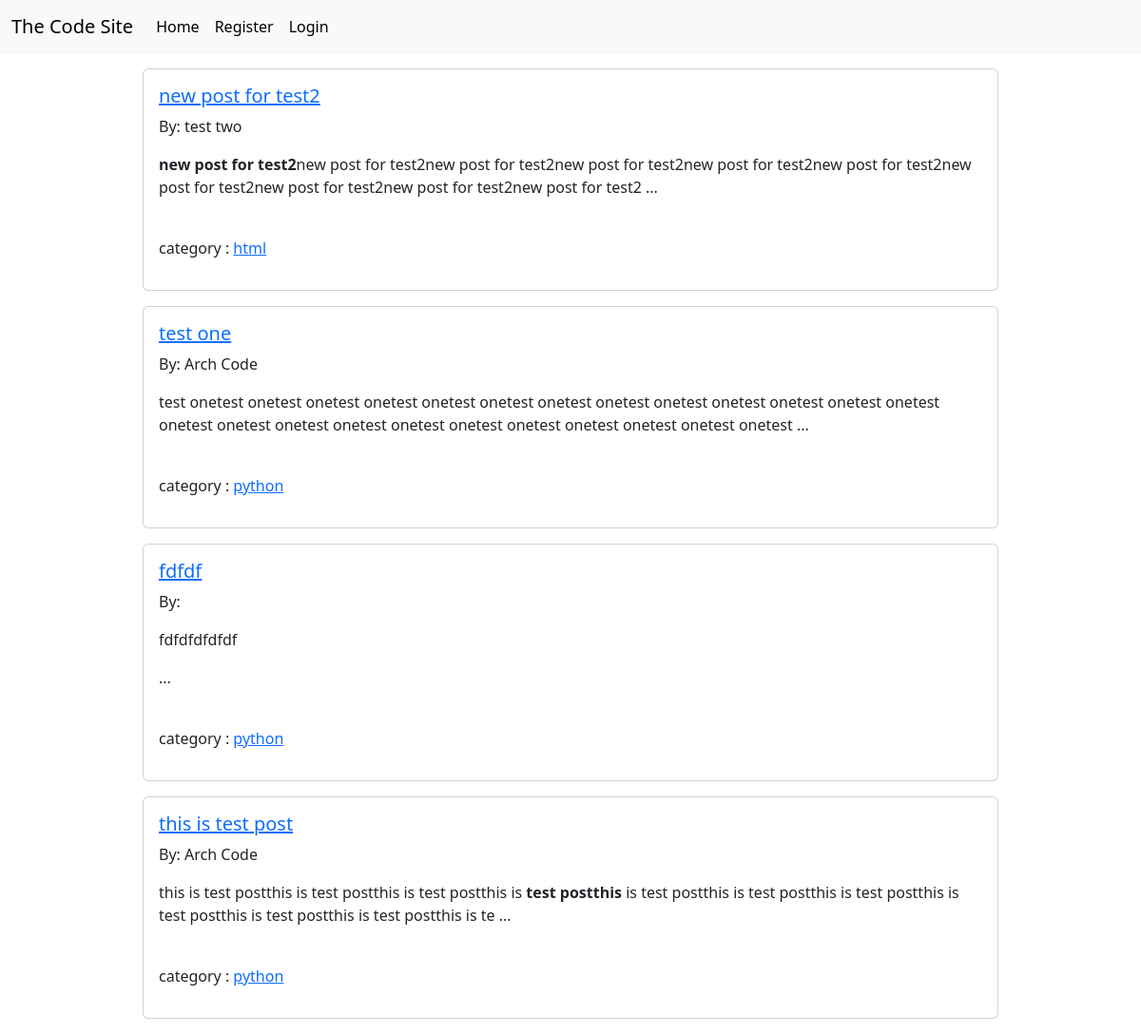
The page / on the database its author committed.
### myblog/models.py (models this page shows, shortened)
class Post(models.Model):
    title = models.CharField(max_length=200)
    description = RichTextField(blank=True,null=True)
    image = models.ImageField(null=True,blank=True,upload_to='images/')
    author = models.ForeignKey(User, on_delete=models.CASCADE,null=True)
    category = models.CharField(max_length=255,default='uncategories',null=True,blank=True)

### myblog/views.py (the view)
# urls.py: path('',HomeView.as_view(),name='home'),
class HomeView(ListView):
    model = Post
    template_name = 'myblog/home.html'
    ordering = ['-id']

### myblog/templates/myblog/home.html (shortened to what this page needs)
{% extends 'myblog/base.html' %} {% block content %}
<div class="container">
  {% for post in object_list %}
    <div class="container">
      <div class="card mb-3 my-3 mx-auto" style="max-width: 900px">
        <div>
          <div class="card-body">
            <h5 class="card-title">
              <a href="{% url 'article-detail' post.pk %}"> {{post.title}} </a>
            </h5>
            By: {{post.author.first_name}} {{post.author.last_name}}
            <p class="card-text">{{ post.description | slice:200 | safe }} ...</p>
            <br>
            <p>category : <a href="{% url 'category' post.category|slugify %}"> {{post.category}} </a></p>
          </div>
        </div>
      </div>
    </div>
  {% endfor %}
</div>
{% endblock content %}

### myblog/templates/myblog/base.html (shortened to what this page needs)
<!doctype html>
<html lang="en">
  <head>
    <link href="https://cdn.jsdelivr.net/npm/bootstrap@5.3.1/dist/css/bootstrap.min.css" rel="stylesheet">
  </head>
  <body>
    <nav class="navbar navbar-expand-lg bg-body-tertiary">
      <div class="container-fluid">
        <a class="navbar-brand" href="{% url 'home' %}">The Code Site</a>
        <div class="collapse navbar-collapse" id="navbarSupportedContent">
          <ul class="navbar-nav me-auto mb-2 mb-lg-0">
            <li class="nav-item">
              <a class="nav-link active" aria-current="page" href="{% url 'home' %}">Home</a>
            </li>
            {% if user.is_authenticated %}
            <li class="nav-item">
              <a class="nav-link active" aria-current="page" href="{% url 'create_post' %}">Create Post</a>
            </li>
            <li class="nav-item">
              <a class="nav-link active" aria-current="page" href="{% url 'add_category' %}">Add Category</a>
            </li>
            <li class="nav-item">
              <a class="nav-link active" aria-current="page" href="{% url 'logout' %}">Logout</a>
            </li>
            <li class="nav-item">
              <a class="nav-link active" aria-current="page" href="#">{{user.username}}</a>
            </li>
            {% else %}
            <li class="nav-item">
              <a class="nav-link active" aria-current="page" href="{% url 'signup' %}">Register</a>
            </li>
            <li class="nav-item">
              <a class="nav-link active" aria-current="page" href="{% url 'login' %}">Login</a>
            </li>
            {% endif %}
          </ul>
        </div>
      </div>
    </nav>
    {% block content %}
    {% endblock content %}
  </body>
</html>

### rows shown on the page
Post: title "new post for test2", author.first_name "test", author.last_name "two", description "new post for test2 new post for test2new post for test2new post for test2new post for test2new post for test2new post for test2new post for test2new post for test2new post for test2", category "html"
Post: title "test one", author.first_name "Arch", author.last_name "Code", description "test onetest onetest onetest onetest onetest onetest onetest onetest onetest onetest onetest onetest onetest onetest onetest onetest onetest onetest onetest onetest onetest onetest onetest onetest", category "python"
Post: title "fdfdf", description "fdfdfdfdfdf", category "python"
Post: title "this is test post", author.first_name "Arch", author.last_name "Code", description "this is test postthis is test postthis is test postthis is test postthis is test postthis is test postthis is test postthis is test postthis is test postthis is test postthis is te", category "python"
